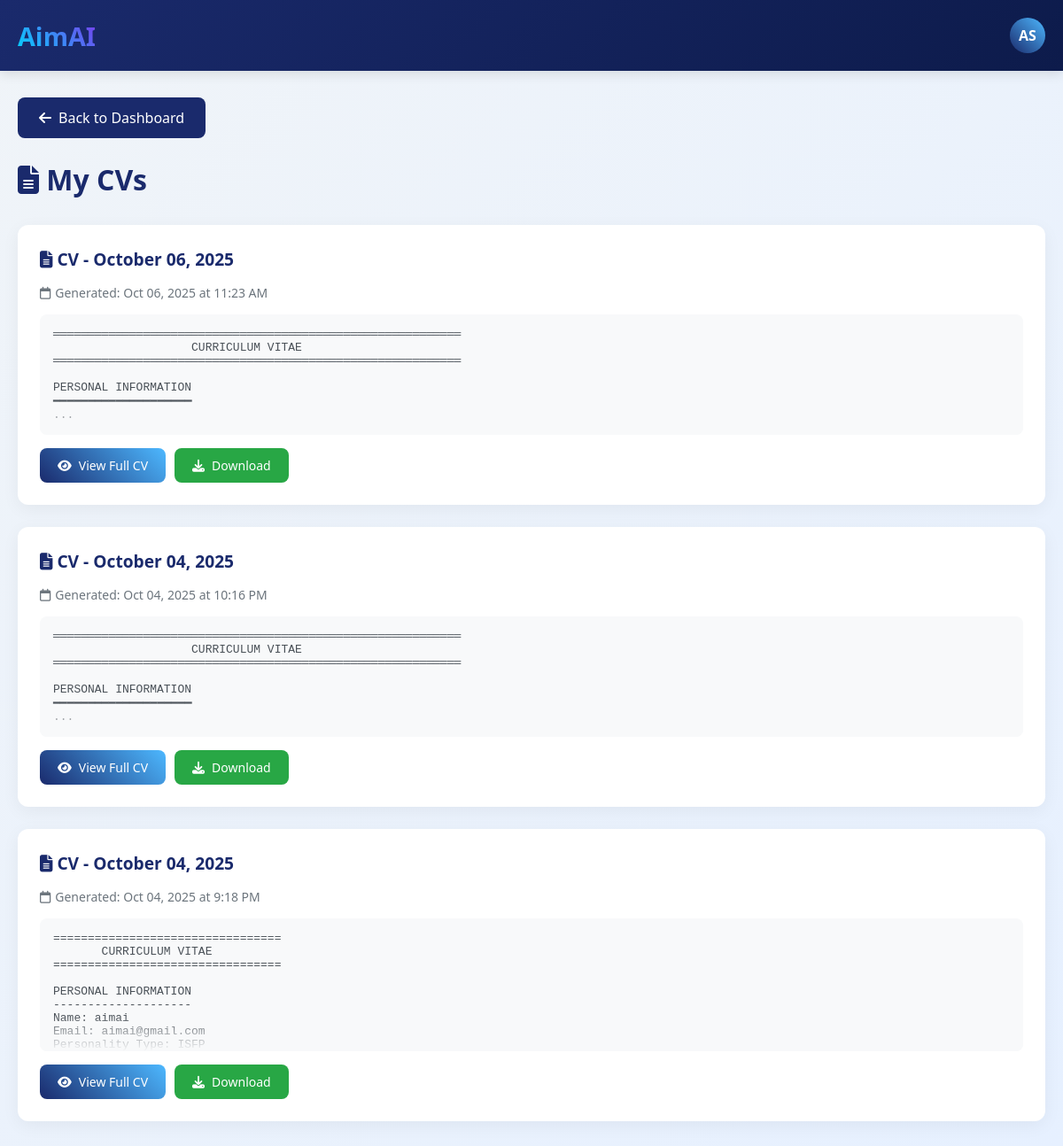
/view_cvs.php (signed in), run on the app's committed database.
### tables this page shows
CREATE TABLE `cvs` (
  `cv_id` int(11) NOT NULL,
  `user_id` int(11) DEFAULT NULL,
  `job_id` int(11) DEFAULT NULL,
  `content` text NOT NULL,
  `created_at` timestamp NOT NULL DEFAULT current_timestamp()
);

### view_cvs.php (the view, shortened to what this page needs)
<?php
require 'config.php';
$user_id = $_SESSION['user_id'];
$stmt = $pdo->prepare("SELECT username FROM users WHERE user_id = ?");
$stmt->execute([$user_id]);
$user = $stmt->fetch(PDO::FETCH_ASSOC);
$nameParts = explode(' ', $user['username']);
$initials = '';
foreach ($nameParts as $part) {
    $initials .= strtoupper(substr($part, 0, 1));
    if (strlen($initials) >= 2) break;
}
$stmt = $pdo->prepare("
    SELECT cv_id, LEFT(content, 200) as preview, created_at
    FROM cvs
    WHERE user_id = ?
    ORDER BY created_at DESC
");
$stmt->execute([$user_id]);
$cvs = $stmt->fetchAll(PDO::FETCH_ASSOC);
?>
<!DOCTYPE html>
<html lang="en">
<head>
    <link rel="stylesheet" href="https://cdnjs.cloudflare.com/ajax/libs/font-awesome/6.4.0/css/all.min.css">
</head>
<body>
    <header>
        <div class="header-container">
            <div class="logo">AimAI</div>
            <div class="user-info">
                <div class="user-avatar"><?php echo htmlspecialchars($initials); ?></div>
            </div>
        </div>
    </header>
    <div class="container">
        <a href="ai_coach.php" class="back-btn">
            <i class="fas fa-arrow-left"></i> Back to Dashboard
        </a>
        <h1><i class="fas fa-file-alt"></i> My CVs</h1>
        <?php if (empty($cvs)): ?>
            <div class="empty-state">
                <i class="fas fa-file-alt"></i>
                <h2>No CVs Generated Yet</h2>
                <p>Create your first professional CV based on your skills and achievements</p>
                <a href="ai_coach.php" class="btn btn-generate">
                    <i class="fas fa-plus"></i> Generate Your First CV
                </a>
            </div>
        <?php else: ?>
            <div class="cv-list">
                <?php foreach ($cvs as $cv): ?>
                    <div class="cv-card">
                        <div class="cv-header">
                            <div class="cv-title">
                                <i class="fas fa-file-alt"></i> CV - <?php echo date('F d, Y', strtotime($cv['created_at'])); ?>
                            </div>
                        </div>
                        <div class="cv-meta">
                            <i class="far fa-calendar"></i>
                            Generated: <?php echo date('M d, Y \a\t g:i A', strtotime($cv['created_at'])); ?>
                        </div>
                        <div class="cv-preview"><?php echo htmlspecialchars($cv['preview']); ?>...</div>
                        <div class="cv-actions">
                            <a href="view_cv.php?id=<?php echo $cv['cv_id']; ?>" class="btn btn-view">
                                <i class="fas fa-eye"></i> View Full CV
                            </a>
                            <a href="download_cv.php?id=<?php echo $cv['cv_id']; ?>" class="btn btn-download">
                                <i class="fas fa-download"></i> Download
                            </a>
                        </div>
                    </div>
                <?php endforeach; ?>
            </div>
        <?php endif; ?>
    </div>
</body>
</html>

### view_cvs.php (style rules this page uses)
* { margin: 0; padding: 0; box-sizing: border-box; }
body { font-family: 'Segoe UI', Tahoma, Geneva, Verdana, sans-serif; background: linear-gradient(135deg, #f0f4f8, #e6f0ff); min-height: 100vh; }
header { background: linear-gradient(135deg, #1a2a6c, #0d1b4b); color: white; padding: 20px; box-shadow: 0 4px 12px rgba(0, 0, 0, 0.1); }
.header-container { max-width: 1200px; margin: 0 auto; display: flex; justify-content: space-between; align-items: center; }
.logo { font-size: 1.8rem; font-weight: 800; background: linear-gradient(45deg, #00d4ff, #7c3aed); -webkit-background-clip: text; -webkit-text-fill-color: transparent; }
.user-info { display: flex; align-items: center; gap: 15px; }
.user-avatar { width: 40px; height: 40px; border-radius: 50%; display: flex; align-items: center; justify-content: center; font-weight: bold; font-size: 16px; color: white; background: linear-gradient(45deg, #1a2a6c, #4db8ff); }
.container { max-width: 1200px; margin: 30px auto; padding: 0 20px; }
h1 { color: #1a2a6c; margin-bottom: 30px; font-size: 2rem; }
.back-btn { display: inline-flex; align-items: center; gap: 8px; padding: 12px 24px; background: #1a2a6c; color: white; text-decoration: none; border-radius: 8px; margin-bottom: 25px; font-weight: 500; transition: all 0.3s; }
.cv-list { display: grid; gap: 25px; }
.cv-card { background: white; border-radius: 12px; padding: 25px; box-shadow: 0 5px 20px rgba(0, 0, 0, 0.05); transition: all 0.3s; }
.cv-header { display: flex; justify-content: space-between; align-items: center; margin-bottom: 15px; }
.cv-title { font-size: 1.2rem; font-weight: 600; color: #1a2a6c; }
.cv-preview { font-family: monospace; font-size: 13px; background: #f8f9fa; padding: 15px; border-radius: 8px; margin: 15px 0; white-space: pre-wrap; color: #495057; max-height: 150px; overflow: hidden; position: relative; }
.cv-preview::after { content: ''; position: absolute; bottom: 0; left: 0; right: 0; height: 40px; background: linear-gradient(transparent, #f8f9fa); }
.cv-meta { color: #6c757d; font-size: 14px; margin-bottom: 15px; display: flex; align-items: center; gap: 5px; }
.cv-actions { display: flex; gap: 10px; flex-wrap: wrap; }
.btn { padding: 10px 20px; border-radius: 8px; text-decoration: none; font-weight: 500; transition: all 0.3s; display: inline-flex; align-items: center; gap: 8px; font-size: 14px; }
.btn-view { background: linear-gradient(45deg, #1a2a6c, #4db8ff); color: white; }
.btn-download { background: #28a745; color: white; }

### data on the page
cvs: created_at "October 06, 2025", created_at "Oct 06, 2025 at 11:23 AM", preview "═══════════════════════════════════════════════════════════ CURRICULUM VITAE ═══════════════════════════════════════════════════════════ PERSONAL INFORMATION ━━━━━━━━━━━━━━━━━━━━"
cvs: created_at "October 04, 2025", created_at "Oct 04, 2025 at 10:16 PM", preview "═══════════════════════════════════════════════════════════ CURRICULUM VITAE ═══════════════════════════════════════════════════════════ PERSONAL INFORMATION ━━━━━━━━━━━━━━━━━━━━"
cvs: created_at "October 04, 2025", created_at "Oct 04, 2025 at 9:18 PM", preview "================================= CURRICULUM VITAE ================================= PERSONAL INFORMATION -------------------- Name: aimai Email: aimai@gmail.com Personality Type: ISFP…"

### other printed values
$initials "AS"
